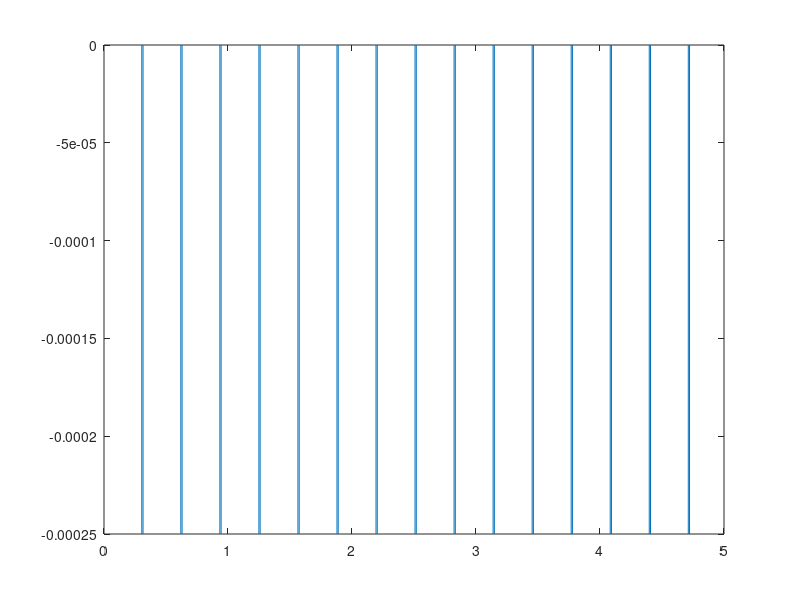

Recreate this plot in MATLAB.
%SYDE 351 Final Projct 
%Group 27
%Task 3

%Assumptions: 
%   1) The floor signal starts at the edge of a tile 
%   2) Each wheel recieves the signal 
%   3) The signal will represent the vertical displacement of the wheel 
%   4) The wheel is assumed to be rigid 

%floor dimensions given in m
tile_width = 0.3048;
grout_width = 0.01;
grout_depth_wheel = 0.00025/2;
floor_length = 5;

%find square wave parameters
duty_cycle = tile_width/(grout_width + tile_width)*100;
period = tile_width + grout_width;

%create the plot
x = 0:0.000001:floor_length;
y = grout_depth_wheel*square(2*pi*(1/period)*x, duty_cycle)- grout_depth_wheel;
plot (x,y)

